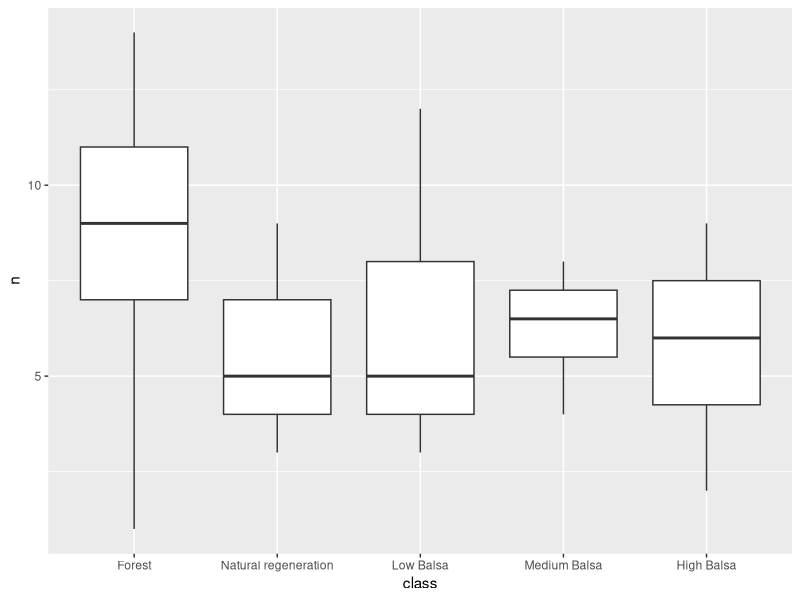
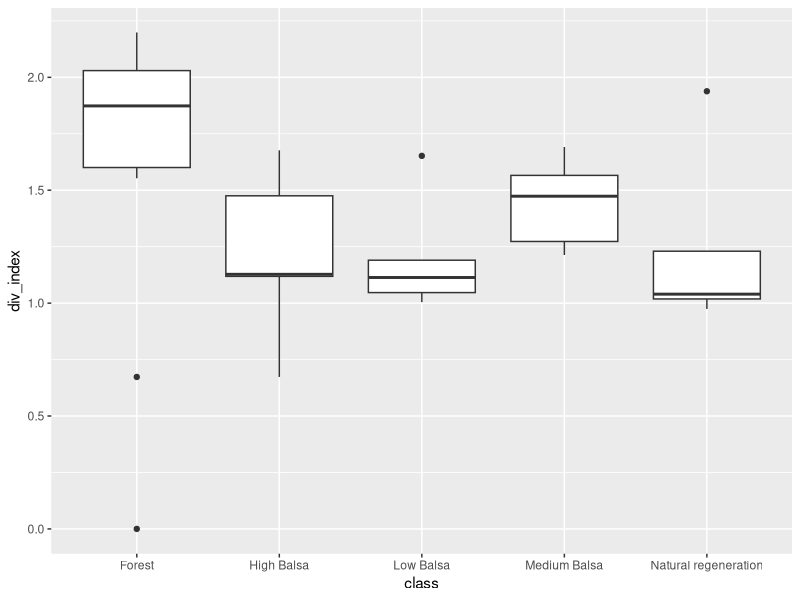
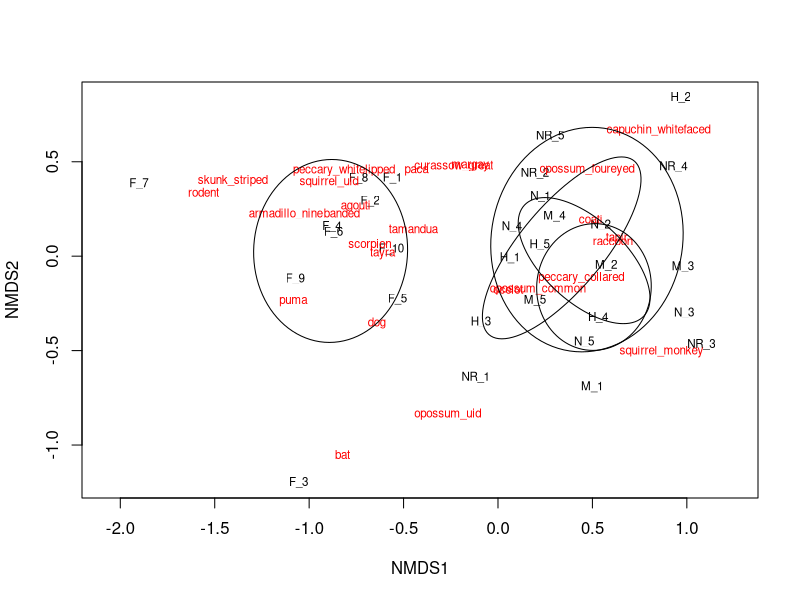
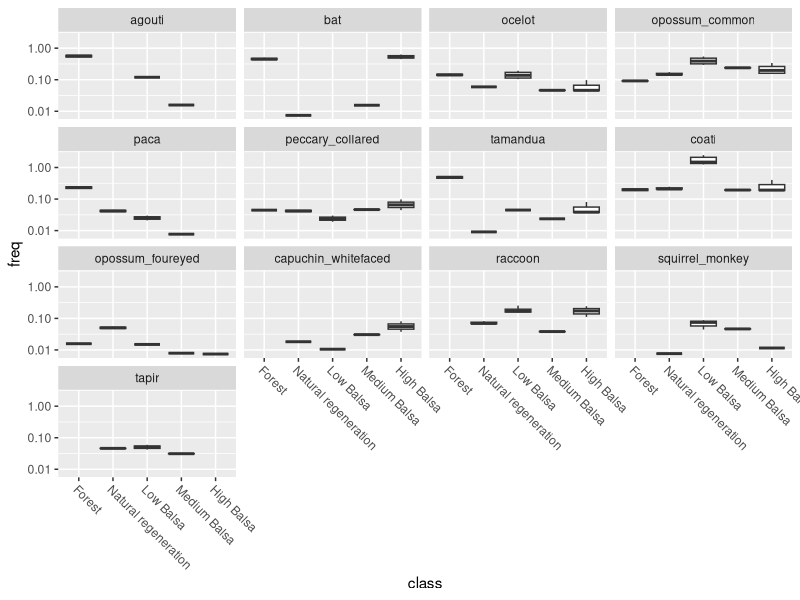
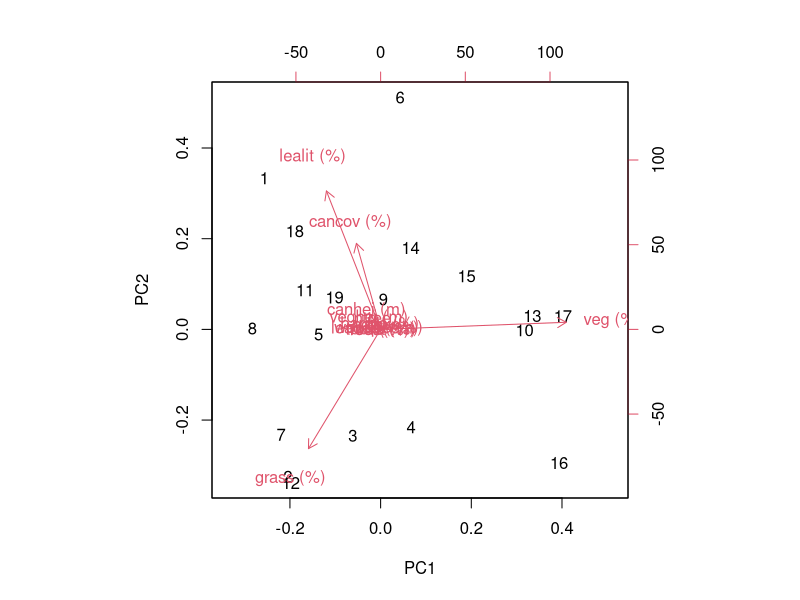
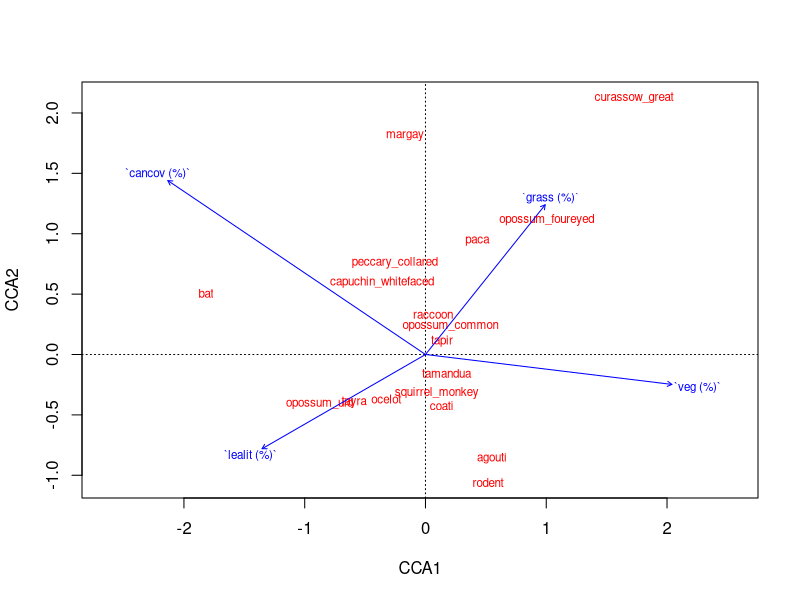
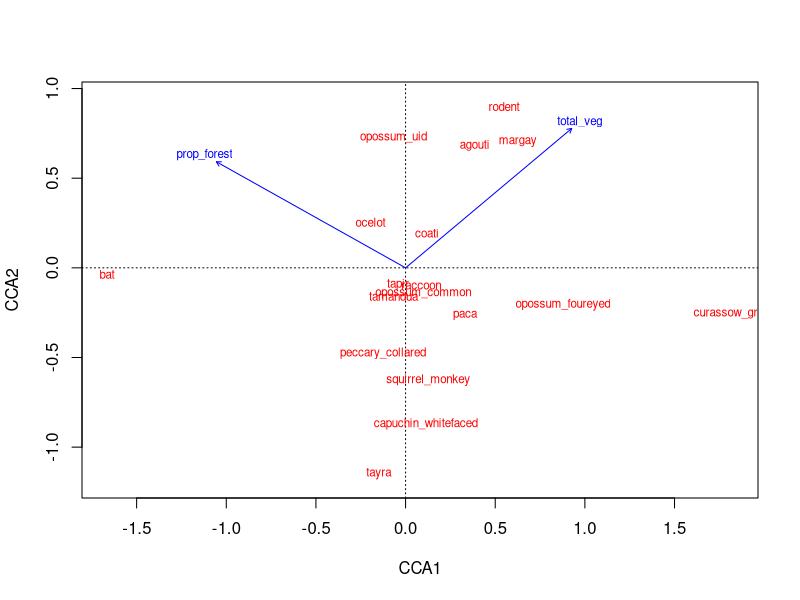

The R script that drew these images, in order:
## ---- chunk 1
knitr::opts_chunk$set(echo = TRUE)
## ---- chunk 2
library(tidyverse)
library(ggplot2)
library(vegan)
## ---- chunk 3
(database <- read_csv('cavity_monitoring_database.csv',
                     col_types = cols_only(Station=col_factor(),Species=col_factor(),
                                           DateTime=col_datetime(),Event=col_character(),
                                           Individual=col_character())))
## ---- chunk 4
station_data <- read.csv('camtrap_effort.csv')
station_data$installed <- strptime(station_data$installed, format = "%d/%m/%Y")
station_data$takedown <- strptime(station_data$takedown, format = "%d/%m/%Y")
station_data$end <- strptime(station_data$end, format = "%d/%m/%Y")
station_data$work_time <- as.integer(floor(station_data$end-station_data$installed))
head(station_data)
## ---- chunk 5
db_joint <- left_join(database,station_data) %>% mutate(class=factor(class, levels = c('Forest','Natural regeneration','Low Balsa','Medium Balsa','High Balsa')),
                                                        plot=factor(plot),Station=factor(Station))
## ---- chunk 6
sp_to_remove <- c('uid','bird','lizard_uid','people')
db_indep <- db_joint %>% filter(startsWith(Event,"1|"),
                    !Species%in%sp_to_remove) 
db_indep %>% select(class, Station, Species) %>% distinct() %>% 
  group_by(Station) %>% add_count() %>% ungroup() %>% 
  select(class,n) %>% distinct() %>% 
  ggplot(aes(class,n))+geom_boxplot()
## ---- chunk 7
db_indep %>% group_by(Species) %>% count() %>% arrange(desc(n))
## ---- chunk 8
community_matrix <- db_indep %>% group_by(Station, Species) %>% count() %>% 
  pivot_wider(names_from = Species, values_from = n, values_fill = 0) %>% column_to_rownames('Station')
diversity(community_matrix) -> div_index
data.frame(div_index) %>% rownames_to_column('Station') %>% left_join(station_data) %>% 
  select(Station, div_index, class) %>% 
  ggplot(aes(class, div_index))+geom_boxplot()
## ---- chunk 9
db_indep %>% group_by(Station,Species) %>% count() %>% 
  pivot_wider(names_from = Species, values_from = n, values_fill = 0) %>% 
  column_to_rownames('Station') %>% 
  vegan::metaMDS() -> nmds_spp
nmds_spp$points %>% rownames() %>% as.data.frame() %>% left_join(station_data, by=c(.='Station')) %>% pull(class)->site_type

ordiplot(nmds_spp, type = 't')
ordiellipse(nmds_spp, groups = site_type)
## ---- chunk 10
db_indep %>% group_by(class,Species) %>% add_count() %>% 
  mutate(freq=n/work_time) %>% 
  select(Species,class,freq) %>% 
  distinct() %>% 
  summarise(meanfreq=mean(freq,na.rm=T)) %>% arrange(desc(meanfreq),.by_group = T) %>% 
  pivot_wider(names_from = class, values_from = meanfreq,names_sort = TRUE)
## ---- chunk 11
sp_to_plot <- db_indep %>% group_by(Species,class) %>% count() %>% ungroup() %>% group_by(Species) %>% count() %>% filter(n>=3) %>% pull(Species)
db_indep %>% filter(Species%in%sp_to_plot) %>% 
  group_by(class,Species) %>% add_count() %>% 
  mutate(freq=n/work_time) %>% 
  select(Species,class,freq) %>% 
  distinct() %>% 
  ggplot(aes(class,freq))+geom_boxplot()+
  scale_y_log10()+
  facet_wrap(~Species)+
  theme(axis.text.x = element_text(angle = -45,hjust = 0))
## ---- chunk 12
(veg_data <- readxl::read_excel('Copy of vegetation_2021.xlsx',
                               sheet = 1))
## ---- chunk 13
veg_joint <- station_data %>% select(Station,class,plot) %>% left_join(veg_data, by =  c('plot'='Site')) 
veg_joint %>% filter(!is.na(plot))
  
## ---- chunk 14
cca_env <- veg_joint %>% filter(!is.na(plot),Station!='M_1') %>% #I'm removing M_1 because it didn't have the vegetation data
  arrange(Station) %>% 
  select(`lealit (%)`:last_col())
veg_pca <- prcomp(cca_env)
prin_comps <- predict(veg_pca)[,1:2]
biplot(veg_pca)
## ---- chunk 15
cca_spp <-  db_indep %>% filter(class!='Forest',Station!='M_1') %>% 
  group_by(Station,Species) %>% count() %>% pivot_wider(names_from = Species,values_from = n,values_fill = 0) %>% arrange(Station) %>% ungroup() %>% select(!Station)
library(vegan)
veg_cca <- cca(cca_spp~`grass (%)`+`cancov (%)`+`lealit (%)`+`veg (%)`, data = cca_env)
plot(veg_cca, display = c('bp','sp'))
## ---- chunk 16
prin_comps <- predict(veg_pca)[,1:2] %>% as.data.frame()
names(prin_comps) <- c('total_veg','prop_forest')
plot(cca(cca_spp~total_veg+prop_forest, data=prin_comps), display = c('bp','sp'))
